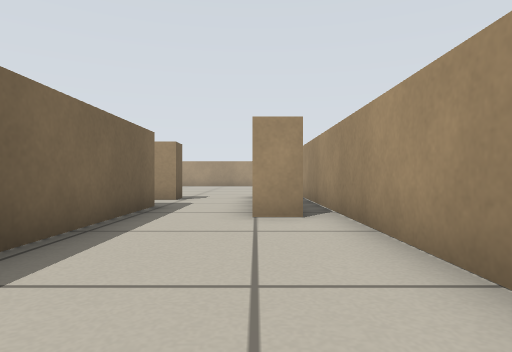
[1] (above)

24 first-person views from a walk through a Stage world. The camera is 0.33 m above the floor, looks level and sees 75° across. Floor lines are 1 m apart. The floor is counted in squares, 0.5 m on a side. Each view is taken from the middle of a square. On the plan, view 1 faces up. The plan holds only what a view shows up to about 10 squares ahead; the rest is blank. The robots in the file are not drawn.

[2]
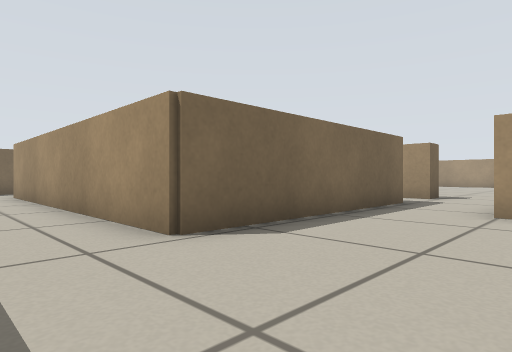

[3]
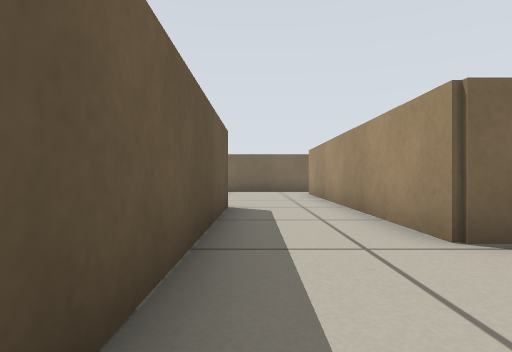

[4]
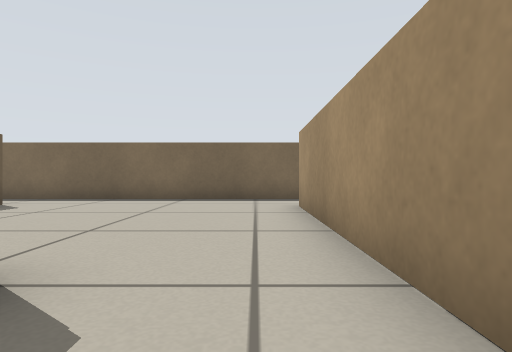

[5]
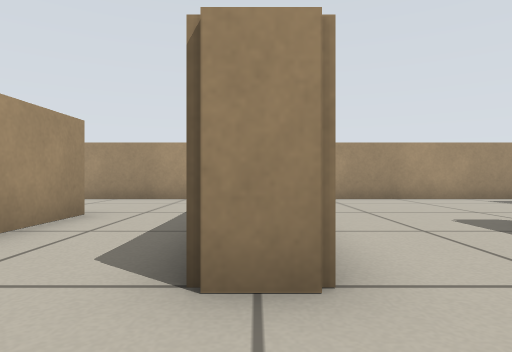

[6]
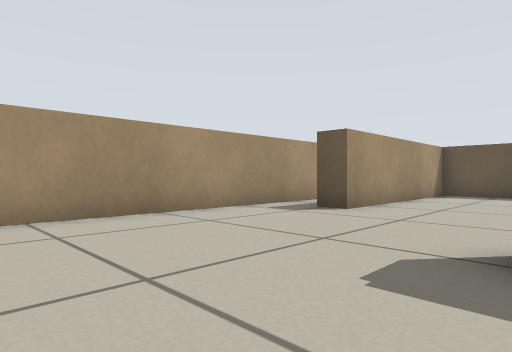

[7]
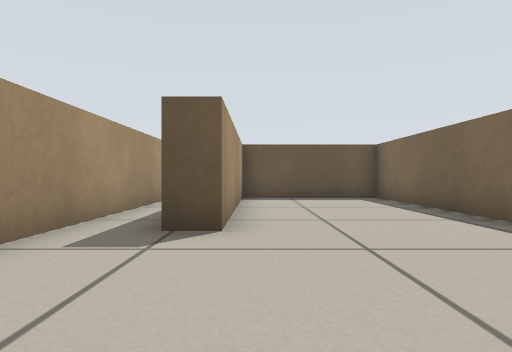

[8]
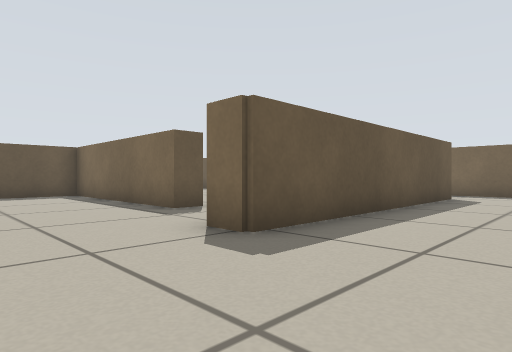

[9]
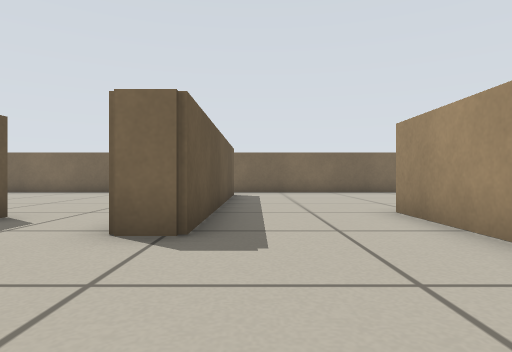

[10]
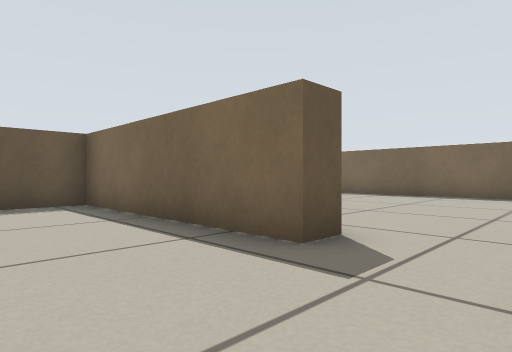

[11]
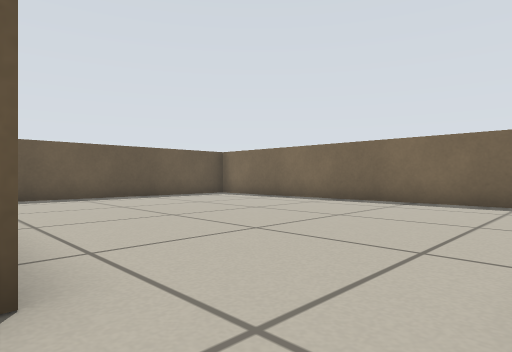

[12]
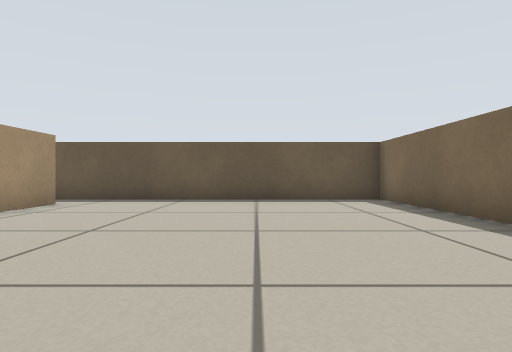

[13]
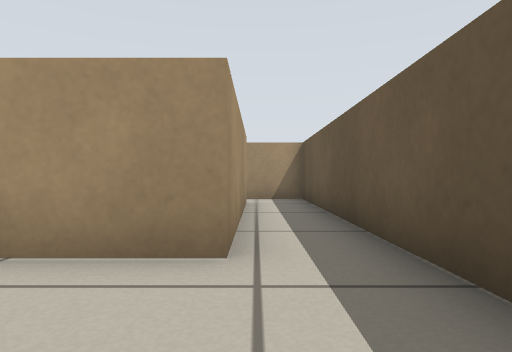

[14]
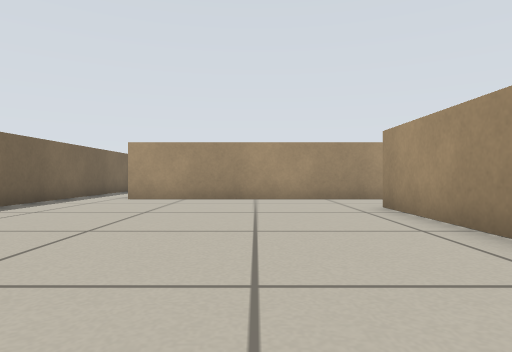

[15]
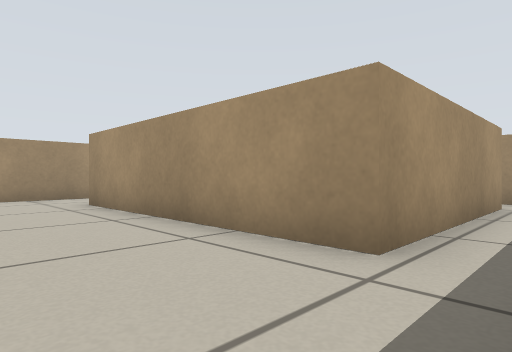

[16]
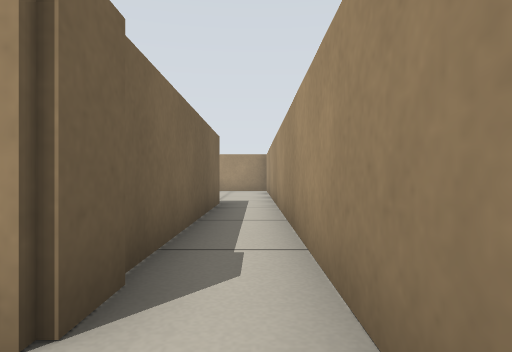

[17]
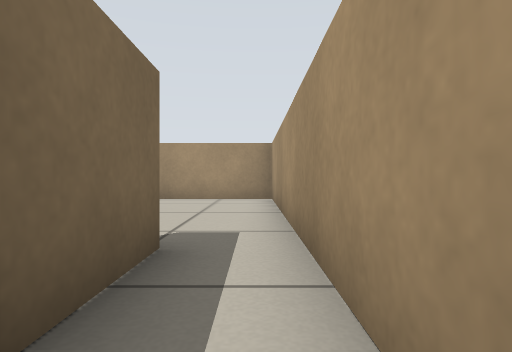

[18]
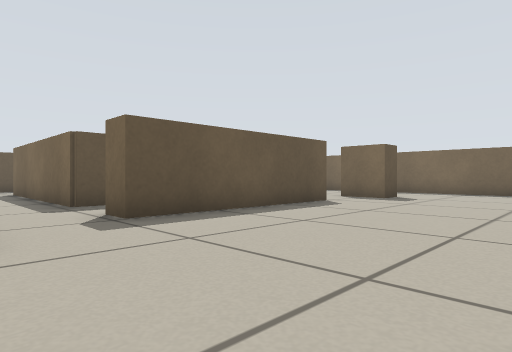

[19]
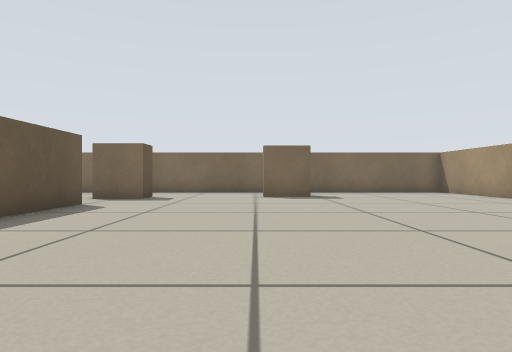

[20]
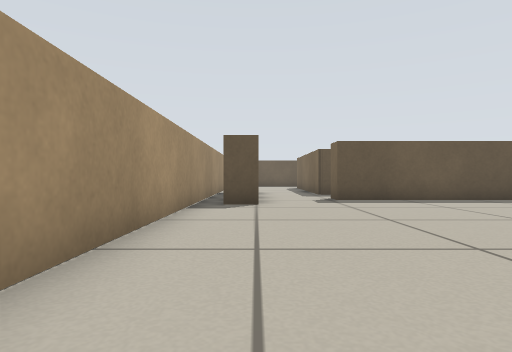

[21]
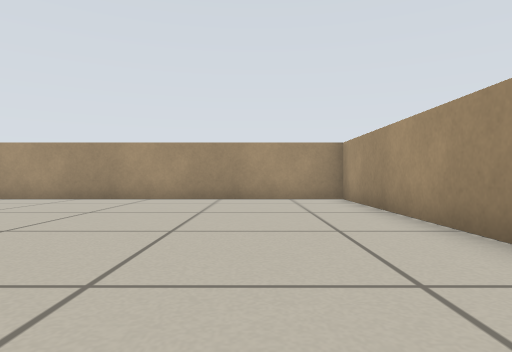

[22]
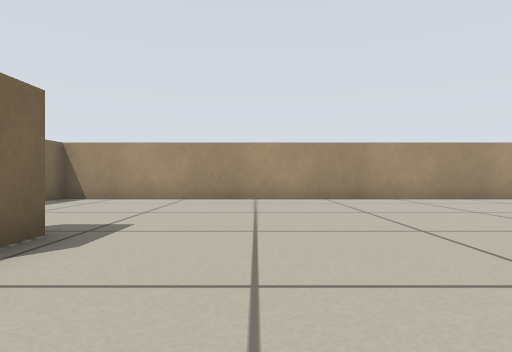

[23]
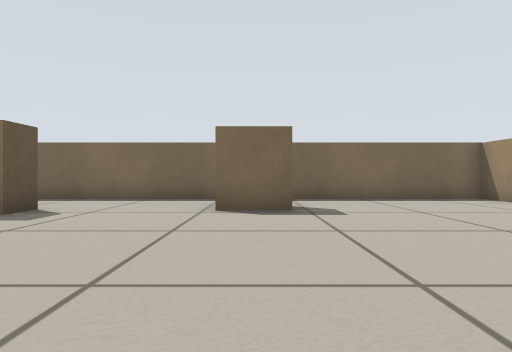

[24]
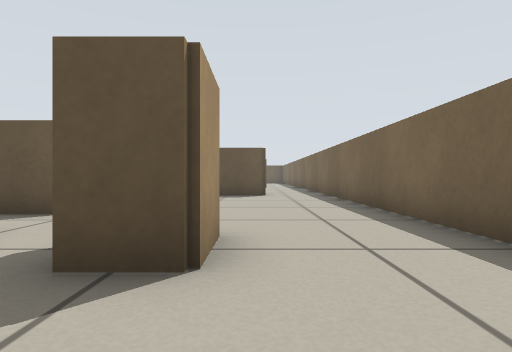

### Floor plan
Ten units are one square. View 1 is at (0, 0); x grows to the right and y downward. Boxes are objects, and circles mark ways between rooms. Rooms are numbered by the first view taken in them; rooms with no view inside come last. Other rooms are left out.
<svg viewBox="-140 -219 160 397">
<path fill="none" stroke="#000" d="M-44 66 -54 66M-32 25 -61 25 -61 15M-59 16 2 16M-53 90 -46 90 -46 150 -6 150 -6 90 1 90 1 158M15 25 -18 25M15 1 15 -54M-116 58 -36 58 -36 68M-22 -56 -22 -9 -112 -9M-135 -12 -135 65M8 -53 -1 -53M15 173 15 29M-53 158 -53 90M-135 65 -135 173 -55 173M-54 66 -116 66M1 158 -53 158M-55 173 15 173M-78 -100 -22 -100 -22 -92 -30 -92M-103 -158 -103 -141M-106 -94 -106 -107 -96 -107 -96 -92M-76 -73 -66 -73M-135 -139 -135 -30M-30 -73 -22 -73 -22 -56M-1 -113 8 -113M15 -54 15 -214 -135 -214 -135 -160"/>
<circle cx="-125" cy="60" r="3" fill="#2a7"/>
<circle cx="-50" cy="75" r="3" fill="#2a7"/>
<circle cx="10" cy="170" r="3" fill="#2a7"/>
<circle cx="-10" cy="-65" r="3" fill="#2a7"/>
<circle cx="-125" cy="-15" r="3" fill="#2a7"/>
<circle cx="10" cy="-60" r="3" fill="#2a7"/>
<circle cx="-50" cy="170" r="3" fill="#2a7"/>
<text x="-40" y="50">1</text>
<text x="-100" y="120">2</text>
<text x="-20" y="170">3</text>
<text x="-70" y="-130">4</text>
</svg>
Room 1 opens to room 2. Room 1 opens to room 3. Room 1 opens to room 4. Room 2 opens to room 3.

Where each view was taken, in squares from view 1:
view 1: 0 up, 0 right, facing up
view 2: 1 down, 1 right, facing up-left
view 3: 1 down, 1 right, facing left
view 4: 0 up, 4 left, facing left
view 5: 2 down, 8 left, facing right
view 6: 3 down, 4 left, facing down-right
view 7: 5 down, 1 left, facing down
view 8: 3 down, 1 left, facing down-left
view 9: 5 down, 0 right, facing left
view 10: 7 down, 2 left, facing down-left
view 11: 7 down, 5 left, facing down-left
view 12: 8 down, 10 left, facing down
view 13: 16 down, 8 left, facing right
view 14: 16 down, 8 left, facing up
view 15: 17 down, 8 left, facing up-right
view 16: 17 down, 1 right, facing up
view 17: 12 down, 1 right, facing up
view 18: 15 up, 0 right, facing down-left
view 19: 14 up, 0 right, facing left
view 20: 19 up, 0 right, facing down
view 21: 12 up, 1 left, facing up
view 22: 12 up, 8 left, facing up
view 23: 15 up, 4 left, facing left
view 24: 13 up, 11 left, facing down
